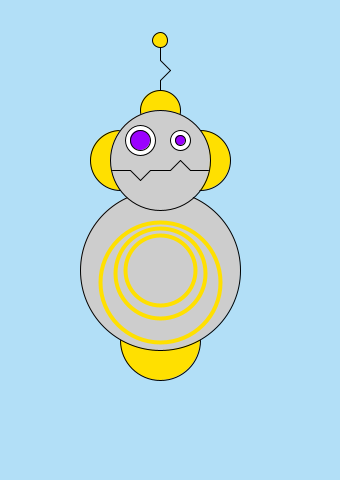
Frame 1 (no input)
Frame 60 (the mouse pressed at the canvas centre just before this capture): identical to frame 1, image omitted
Frame 120 (the mouse held since frame 60 and released just before this capture): identical to frame 1, image omitted

The Processing sketch that drew this single still picture (run headless with seeded random() and noise(); from frame 60 on, the mouse is pressed at the canvas centre):

// Processing sketch: processing_56979
// ── processing_56979.pde

void setup() {
  size(340,480);
  smooth();
  strokeWeight(1);
  ellipseMode(CENTER);
}

void draw() {
  background(178,223,247);
  //ORBIT
  fill(255,224,0);
  arc(160,340,80,80,0,PI);
  
  //TOP HEAD 
  fill(255,224,0);
  ellipse(160,110,40,40);
  
  //RIGHT EAR
  fill(255,224,0);
  ellipse(200,160,60,60);
  
  //LEFT EAR
  fill(255,224,0);
  ellipse(120,160,60,60);
  
  //BODY
  fill(205);
  ellipse(160,270,160,160);
  
  //HEAD
  ellipse(160,160,100,100);
  
  //TUMMY
  fill(205);
  stroke(255,224,0);
  strokeWeight(4);
  ellipse(160,282,120,120);
  fill(205);
  ellipse(160,273,90,90);
  //fill(255,224,0);
  ellipse(160,270,70,70);
  
  //ANNTENAE
  fill(255,224,0);
  stroke(0);
  strokeWeight(1);
  line(160,90,160,80);
  line(160,80,170,70);
  line(170,70,160,60);
  line(160,60,160,40);
  ellipse(160,40,15,15);
  
  //MOUTH
  line(112,170,130,170);
  line(130,170,140,180);
  line(140,180,150,170);
  line(150,170,170,170);
  line(170,170,180,160);
  line(180,160,190,170);
  line(190,170,208,170);
  
  //EYE
  fill(255);
  ellipse(140,140,30,30);
  fill(155,0,255);
  ellipse(140,140,20,20);
  fill(255);
  ellipse(180,140,20,20);
  fill(155,0,255);
  ellipse(180,140,10,10);
}
